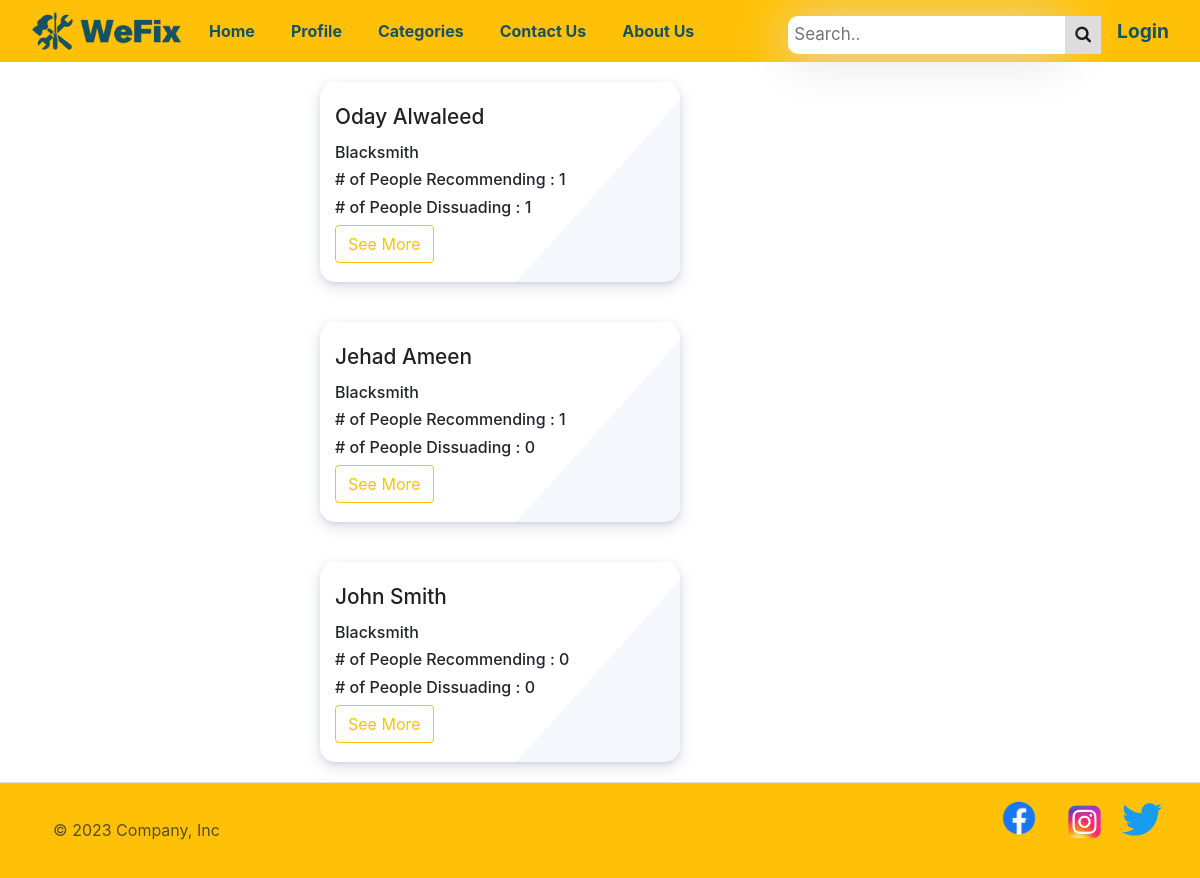
Page /category/1 on the committed database.
### main_app/models.py (models this page shows)
class Freelancer(models.Model):
    first_name = models.CharField(max_length=45)
    last_name = models.CharField(max_length=45)
    phone_number = models.CharField(max_length=10)
    experience = models.PositiveIntegerField(default=0)
    category = models.ForeignKey(Category , related_name="freelancers" , on_delete=models.DO_NOTHING )
    users_who_like = models.ManyToManyField(User, related_name='liked_freelancer')
    users_who_dislike = models.ManyToManyField(User, related_name='disliked_freelancer')
    created_at = models.DateTimeField(auto_now_add=True)
    updated_at = models.DateTimeField(auto_now=True)
    objects = FreelancerManager()

class Category(models.Model):
    name = models.CharField(max_length=45)
    image = models.CharField(max_length=255 , default='yes')

### main_app/views.py (the view)
def list_cat(request , id):
    context = {
    "all_cats":models.list_cat_models(id)
    }
    return render (request , "list-cat.html" , context)

### main_app/models.py (called while the page is built)
def list_cat_models(id):
    a = [1,3,4,5,6,7]
    return Freelancer.objects.filter(category = Category.objects.get(id=id)).exclude(id__in = a)

### main_app/templates/list-cat.html (shortened to what this page needs)
<!doctype html>
<html lang="en">
<head>
  {%load static%}
  <link rel="stylesheet" href="{% static 'css/style.css' %}">
  <link rel="stylesheet" href="https://cdnjs.cloudflare.com/ajax/libs/font-awesome/4.7.0/css/font-awesome.min.css">
  <link href="https://cdn.jsdelivr.net/npm/bootstrap@5.3.0/dist/css/bootstrap.min.css" rel="stylesheet"
>
</head>
<body>
    <nav class="navbar navbar-expand-lg bg-warning">
        <div class="container-fluid">
            <a href="/"><img class="logo-img" src="{% static 'img/logo.png' %}" alt="logo"></a>
            <div class="collapse navbar-collapse" id="navbarSupportedContent">
                {% if request.session.userid == 1 %}
                <ul class="navbar-nav me-auto mb-2 mb-lg-0">
                    <li class="nav-item">
                        <a id="nav-link" class="nav-link active" aria-current="page" href="/">Home</a>
                    </li>
                    <li class="nav-item">
                        <a id="nav-link" class="nav-link active" aria-current="page" href="/profile">Profile</a>
                    </li>
                    <li class="nav-item">
                        <a id="nav-link" class="nav-link active" aria-current="page" href="/category">Categories</a>
                    </li>
                    <li class="nav-item">
                        <a id="nav-link" class="nav-link active" aria-current="page" href="/userslist">Users List</a>
                    </li>
                    <li class="nav-item">
                        <a id="nav-link" class="nav-link active" aria-current="page" href="/registerfreelancer">Add
                            Freelancer</a>
                    </li>
                    <li class="nav-item">
                        <a id="nav-link" class="nav-link active" aria-current="page" href="/showfreelancer">Freelancers
                            List</a>
                    </li>
                    <li class="nav-item">
                        <a id="nav-link" class="nav-link active" aria-current="page" href="/contact">Contact Us</a>
                    </li>
                    <li class="nav-item">
                        <a id="nav-link" class="nav-link active" aria-current="page" href="/#about_US">About Us</a>
                    </li>
                </ul>
                {%else%}
                <ul class="navbar-nav me-auto mb-2 mb-lg-0">
                    <li class="nav-item">
                        <a id="nav-link" class="nav-link active" aria-current="page" href="/">Home</a>
                    </li>
                    <li class="nav-item">
                        <a id="nav-link" class="nav-link active" aria-current="page" href="/profile">Profile</a>
                    </li>
                    <li class="nav-item">
                        <a id="nav-link" class="nav-link active" aria-current="page" href="/category">Categories</a>
                    </li>
                    <li class="nav-item">
                        <a id="nav-link" class="nav-link active" aria-current="page" href="/contact">Contact Us</a>
                    </li>
                    <li class="nav-item">
                        <a id="nav-link" class="nav-link active" aria-current="page" href="/#about_US">About Us</a>
                    </li>
                </ul>
                {%endif%}
                <div class="search-container">
                  <form id="search-form" action="/action_page.php">
                    <input type="text" id="search-input" placeholder="Search.." name="search">
                    <button type="submit"><i class="fa fa-search"></i></button>
                  </form>
                </div>
                {%if request.session.userid%}
                <a href="/logout" class="log-in">Log Out</a>
                {%else%}
                <a href="/log-in" class="log-in">Login</a>
                {%endif%}
            </div>
        </div>
    </nav>
    <link rel="stylesheet" href="https://maxcdn.bootstrapcdn.com/bootstrap/4.3.1/css/bootstrap.min.css">
    <div class="section_our_solution">
      <div class="row">
        {% for cat in all_cats %}
        <div class="col-lg-12 col-md-12 col-sm-12">
          <div class="our_solution_category">
            <div class="solution_cards_box">
              <div class="solution_card">
                <div class="hover_color_bubble"></div>
                <div class="solu_title">
                  <h3> {{cat.first_name}} {{cat.last_name}} </h3>
                  <h6>{{cat.category.name}}</h6>
                </div>
                <h6># of People Recommending : {{cat.users_who_like.count}}</h6>
                        <h6># of People Dissuading : {{cat.users_who_dislike.count}}</h6>
                <div class="solu_description">
                  <a class="btn btn-outline-warning" href="/freedetails/{{cat.id}}">See More</a>
                </div>
              </div>
            </div>
          </div>
        </div>
        {% endfor %}
      </div>
    </div>
    <div class="footer bg-warning">
        <footer class="d-flex flex-wrap justify-content-between align-items-center py-3 my-0 border-top">
          <div class="col-md-4 d-flex align-items-center">
            <a href="/" class="mb-3 me-2 mb-md-0 text-body-secondary text-decoration-none lh-1">
              <svg class="bi" width="30" height="24"><use xlink:href="#bootstrap"/></svg>
            </a>
            <span class="mb-3 mb-md-0 text-body-secondary">&copy; 2023 Company, Inc</span>
          </div>
          <ul id="social" class="nav col-md-4 justify-content-end list-unstyled d-flex">
            <li class="ms-3"><a class="text-body-secondary" href="#"><img   id="facebook"src="{% static 'img/Facebook-logo.png' %}" alt="facebook-icon"></a></li>
            <li class="ms-3"><a class="text-body-secondary" href="#"> <img   class="social-img" src="{% static 'img/Instagram.png' %}" alt="instagram-icon"></a></li>
            <li class="ms-3"><a class="text-body-secondary" href="#"><img   class="social-img" src="{% static 'img/twitter.png' %}" alt="facebook-icon"><svg class="bi" width="24" height="24"><use xlink:href="#facebook"/></svg></a></li>
          </ul>
        </footer>
      </div>
</body>
</html>

### main_app/static/css/style.css (style rules this page uses)
.logo-img { width: 150px; }
.log-in { text-decoration: none; color: #155263; font-size: larger; font-weight: bold; }
#nav-link { color: #155263; font-weight: bold; margin-left: 20px; }
.social-img { margin-top: 6%; margin-left: 1%; width: 40px; }
#facebook { width: 60px; }
.white-space, .user_info, .user-table, .categories, .contact, .free-details, .list-cat, .footer_position , { height: 100vh; }
.search-container { position: relative; display: inline-block; }
.search-container input[type=text] { padding: 6px; margin-top: 8px; font-size: 17px; border: none; border-top-left-radius: 10px; border-bottom-left-radius: 10px; box-shadow: 0 5px 50px rgb(223, 222, 222); }
.search-container button { float: right; padding: 6px 10px; margin-top: 8px; margin-right: 16px; background: #ddd; font-size: 17px; border: none; cursor: pointer; }
body { font-family: "Baloo 2", cursive; font-size: 16px; color: #ffffff; text-rendering: optimizeLegibility; font-weight: initial; }
a, a:hover { text-decoration: none; transition: color 0.3s ease-in-out; }
body { background-color: #25274d; }
.section_our_solution .row { align-items: center; }
.our_solution_category { display: flex; flex-direction: row; flex-wrap: wrap; }
.our_solution_category .solution_cards_box { display: flex; flex-direction: column; justify-content: center; }
.solution_cards_box .solution_card { flex: 0 50%; background: #fff; box-shadow: 0 2px 4px 0 rgba(136, 144, 195, 0.2), 0 5px 15px 0 rgba(37, 44, 97, 0.15); border-radius: 15px; margin: 20px; padding: 10px 15px; position: relative; z-index: 1; overflow: hidden; min-height: 200px; transition: 0.7s; width: 60%; }
.solution_cards_box .solution_card:before { content: ""; position: absolute; background: rgb(85 108 214 / 5%); width: 170px; height: 400px; z-index: -1; transform: rotate(42deg); right: -56px; top: -23px; border-radius: 35px; }
.solution_card .solu_title h3 { color: #212121; font-size: 1.3rem; margin-top: 13px; margin-bottom: 13px; }
.hover_color_bubble { position: absolute; background: rgb(54 81 207 / 15%); width: 100rem; height: 100rem; left: 0; right: 0; z-index: -1; top: 16rem; border-radius: 50%; transform: rotate(-36deg); left: -18rem; transition: 0.7s; }
@media screen and (min-width: 320px) { .our_solution_category { width: 100%; margin: 0 auto; } }
@media screen and (min-width: 320px) { .our_solution_category .solution_cards_box { flex: auto; } }
@media only screen and (min-width: 768px) { .our_solution_category .solution_cards_box { flex: 1; } }
@media only screen and (min-width: 1024px) { .our_solution_category { width: 50%; margin: 0 auto; } }
body { margin-top:20px; }

### rows in the picture
Freelancer: first_name "Oday", last_name "Alwaleed", category.name "Blacksmith", users_who_like.count "1", users_who_dislike.count "1"
Freelancer: first_name "Jehad", last_name "Ameen", category.name "Blacksmith", users_who_like.count "1", users_who_dislike.count "0"
Freelancer: first_name "John", last_name "Smith", category.name "Blacksmith", users_who_like.count "0", users_who_dislike.count "0"
